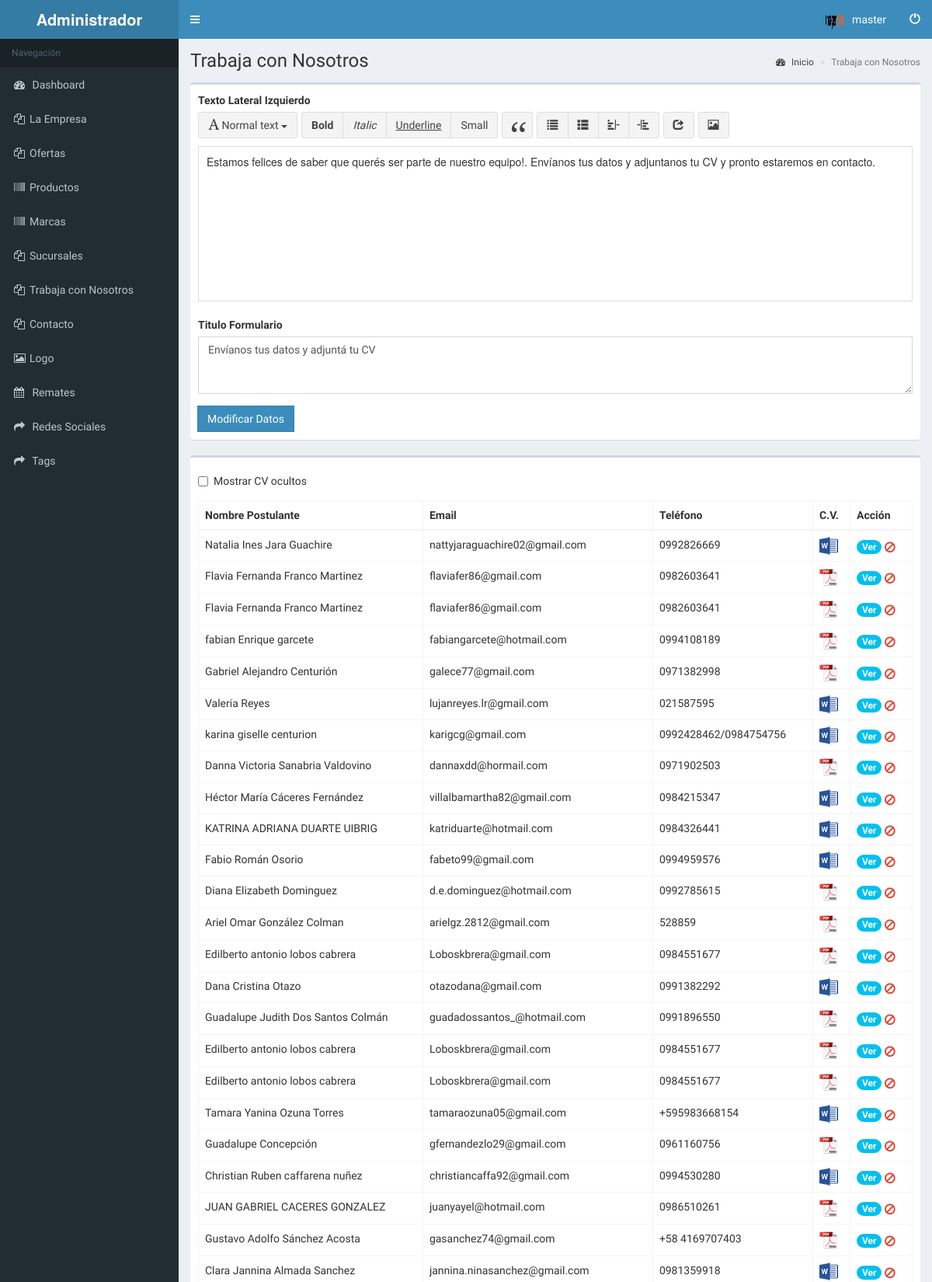
The app's page /admin/trabaja.php (signed in, upper part) with its own data.
### tables this page shows
CREATE TABLE IF NOT EXISTS `trabaja_con_nosotros` (
  `id` int(11) NOT NULL,
  `titulo` varchar(60) DEFAULT NULL,
  `contenido` text,
  `encabezado` varchar(255) DEFAULT NULL,
  PRIMARY KEY (`id`)
);

CREATE TABLE IF NOT EXISTS `cv` (
  `id` int(11) NOT NULL AUTO_INCREMENT,
  `nombre` varchar(180) NOT NULL,
  `email` varchar(60) NOT NULL,
  `telefono` varchar(60) NOT NULL,
  `mensaje` text,
  `archivo` varchar(60) NOT NULL,
  `leido` int(1) NOT NULL DEFAULT '0',
  `oculto` int(1) DEFAULT '0',
  PRIMARY KEY (`id`)
);

### db-config/database.class.php (called while the page is built, shortened)
<?php
class DataBase {
	private $conexion;
	private $sql;
	private static $_singleton;
	public static function getInstance(){
		if (is_null(self::$_singleton)) {
			self::$_singleton = new DataBase();
		}
		return self::$_singleton;
	}
	private function __construct(){
                $conf = new DATABASE_CONFIG();
		$this->conexion = new mysqli($conf->default['host'], $conf->default['login'], $conf->default['password'], $conf->default['database']);
	}
	private function execute(){
                $this->resource = $this->conexion->query($this->sql);
		return $this->resource;
	}
	public function loadObjectList(){
		if (!($result = $this->execute())){
			return null;
		}
		$array = array();
		while ($row = $result->fetch_object()){
			$array[] = $row;
		}
		return $array;
	}
	public function setQuery($sql){
		$this->sql = $sql;
		return true;
	}
	public function loadObject(){
		if ($result = $this->execute()){
			if ($object = $result->fetch_object()){
				return $object;
			}
			else {
				return null;
			}
		}
		else {
			return false;
		}
	}
}
?>

### admin/conexiones-db.php (called while the page is built, shortened)
<?php
include '../db-config/database.class.php';
$db = DataBase::getInstance();

### admin/trabaja.php (the view, shortened to what this page needs)
<?php
include 'header.php';
$sqlNosotros = "SELECT * FROM trabaja_con_nosotros where id=1";
$db->setQuery($sqlNosotros);
$nosotros = $db->loadObject();
$sqlCV = "SELECT * FROM cv where oculto = 0 order by id desc";
$db->setQuery($sqlCV);
$cvs = $db->loadObjectList();
?>
<div class="content-wrapper">
    <section class="content-header">
        <h1>
            Trabaja con Nosotros
        </h1>
        <ol class="breadcrumb">
            <li><a href="index.php"><i class="fa fa-dashboard"></i> Inicio</a></li>
            <li class="active">Trabaja con Nosotros</li>
        </ol>
    </section>
    <section class="content">
        <div class="box">
            <div class="box-body">
                <div class="form-group">
                    <label>Texto Lateral Izquierdo</label>
                </div>
                <div class="form-group">
                    <label>Titulo Formulario</label>
                    <textarea class="form-control" id="encabezado" rows="3" placeholder="Ingrese el contenido"><?php echo utf8_encode($nosotros->encabezado); ?></textarea>
                </div>
                <div class="input-group">
                    <span class="input-group-btn">
                        <button type="button" class="btn btn-primary btn-flat" id="modificar-trabaja" name="modificar-trabaja">Modificar Datos</button>
                    </span>
                </div>
            </div>
        </div>
        <div class="box">
            <div class="box-body">
                <div class="form-group">
                    <div class="checkbox">
                        <label>
                            <input type="checkbox" class="chkCVOcultos" name="mostrarOcultos">
                            Mostrar CV ocultos
                        </label>
                    </div>
                </div>
                <table class="table table-bordered" id="listaCV">
                    <thead>
                        <tr>
                            <th>Nombre Postulante</th>
                            <th>Email</th>
                            <th>Teléfono</th>
                            <th>C.V.</th>
                            <th style="width: 80px">Acción</th>
                        </tr>
                    </thead>
                    <tbody>
                        <?php foreach ($cvs as $cv): ?>
                            <tr id="filaCV<?= $cv->id; ?>">
                                <td><?php echo utf8_encode($cv->nombre); ?></td>
                                <td><?php echo utf8_encode($cv->email); ?></td>
                                <td><?php echo utf8_encode($cv->telefono); ?></td>
                                <td>
                                    <?php
                                    $ext = strstr($cv->archivo, '.');
                                    if ($ext == '.pdf'):
                                        ?>
                                        <a href="../archivos/<?php echo utf8_encode($cv->archivo); ?>" title="Descargar CV" target="_blank"><img src="../img/pdf-icon.png" alt="PDF"  /></a>
                                    <?php else: ?>
                                        <a href="../archivos/<?php echo utf8_encode($cv->archivo); ?>" title="Descargar CV" target="_blank"><img src="../img/word-icon.png" alt="PDF"  /></a>
                                    <?php endif; ?>
                                </td>
                                <td>
                                    <span class="badge bg-aqua"><a href="#" role="button" style="color: #fff;" data-toggle="modal" data-target="#verCV<?php echo $cv->id; ?>">Ver</a></span>
                                    <a class="pointer text-red linkOcutarCV" style="font-size: 16px; position: relative; top: 3px;" data-id="<?= $cv->id; ?>" data-toggle="tooltip" data-placement="left" title="Ocultar"><i class="fa fa-ban" aria-hidden="true"></i></a>
                                </td>
                            </tr>
                    <?php endforeach; ?>
                    </tbody>
                </table>
            </div>
        </div>
    </section>
</div>
<?php include 'footer.php'; ?>

### records on screen
trabaja_con_nosotros: encabezado "Envíanos tus datos y adjuntá tu CV"
cv: nombre "Natalia Ines Jara Guachire", email "nattyjaraguachire02@gmail.com", telefono "0992826669"
cv: nombre "Flavia Fernanda Franco Martinez", email "flaviafer86@gmail.com", telefono "0982603641"
cv: nombre "Flavia Fernanda Franco Martinez", email "flaviafer86@gmail.com", telefono "0982603641"
cv: nombre "fabian Enrique garcete", email "fabiangarcete@hotmail.com", telefono "0994108189"
cv: nombre "Gabriel Alejandro Centurión", email "galece77@gmail.com", telefono "0971382998"
cv: nombre "Valeria Reyes", email "lujanreyes.lr@gmail.com", telefono "021587595"
cv: nombre "karina giselle centurion", email "karigcg@gmail.com", telefono "0992428462/0984754756"
cv: nombre "Danna Victoria Sanabria Valdovino", email "dannaxdd@hormail.com", telefono "0971902503"
cv: nombre "Héctor María Cáceres Fernández", email "villalbamartha82@gmail.com", telefono "0984215347"
cv: nombre "KATRINA ADRIANA DUARTE UIBRIG", email "katriduarte@hotmail.com", telefono "0984326441"
cv: nombre "Fabio Román Osorio", email "fabeto99@gmail.com", telefono "0994959576"
cv: nombre "Diana Elizabeth Dominguez", email "d.e.dominguez@hotmail.com", telefono "0992785615"
cv: nombre "Ariel Omar González Colman", email "arielgz.2812@gmail.com", telefono "528859"
cv: nombre "Edilberto antonio lobos cabrera", email "Loboskbrera@gmail.com", telefono "0984551677"
cv: nombre "Dana Cristina Otazo", email "otazodana@gmail.com", telefono "0991382292"
cv: nombre "Guadalupe Judith Dos Santos Colmán", email "guadadossantos_@hotmail.com", telefono "0991896550"
cv: nombre "Edilberto antonio lobos cabrera", email "Loboskbrera@gmail.com", telefono "0984551677"
cv: nombre "Edilberto antonio lobos cabrera", email "Loboskbrera@gmail.com", telefono "0984551677"
cv: nombre "Tamara Yanina Ozuna Torres", email "tamaraozuna05@gmail.com", telefono "+595983668154"
cv: nombre "Guadalupe Concepción", email "gfernandezlo29@gmail.com", telefono "0961160756"
cv: nombre "Christian Ruben caffarena nuñez", email "christiancaffa92@gmail.com", telefono "0994530280"
cv: nombre "JUAN GABRIEL CACERES GONZALEZ", email "juanyayel@hotmail.com", telefono "0986510261"
cv: nombre "Gustavo Adolfo Sánchez Acosta", email "gasanchez74@gmail.com", telefono "+58 4169707403"
cv: nombre "Clara Jannina Almada Sanchez", email "jannina.ninasanchez@gmail.com", telefono "0981359918"

### other values on screen
$_SESSION['USER']['name'] "master"
